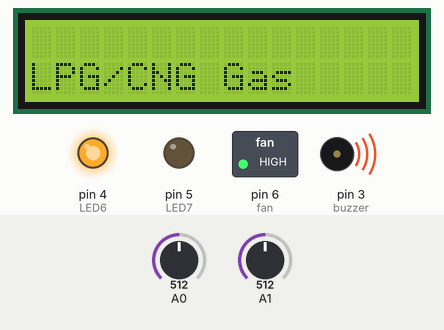
Recording of a sketch running on a simulated Arduino Uno, built with avr-gcc and run on an emulated ATmega328P. Shown: 16×2 character LCD, switched loads named in the sketch (green lamp = pin HIGH), output pins drawn as LEDs (lit = HIGH), buzzer (waves = sounding, pin HIGH). Inputs (shaded band) come from the test bench; at power-on: A1 = 512, A0 = 512. What the sketch prints to the serial monitor is not drawn.

Above: at 6.2 s.
6.3 s: A1 set to 528
At 14.8 s:
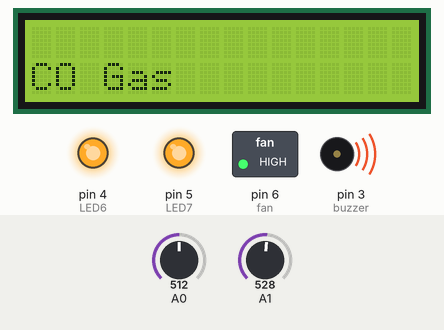
15.6 s: A0 set to 306
21.6 s: A1 set to 0
At 24.6 s:
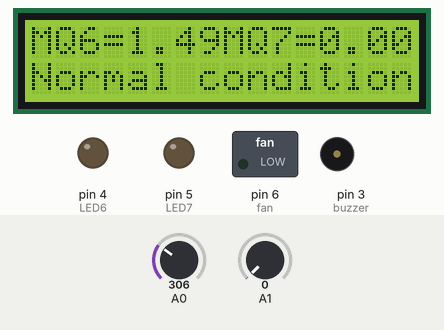
32.4 s: A1 set to 716
At 33.7 s:
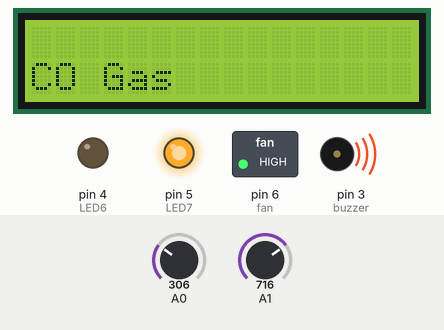
38.4 s: A1 set to 511
At 39.1 s:
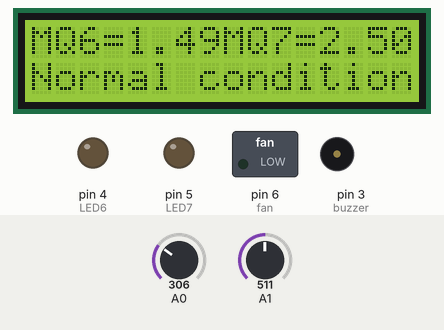
49.2 s: A0 set to 122
At 50.1 s:
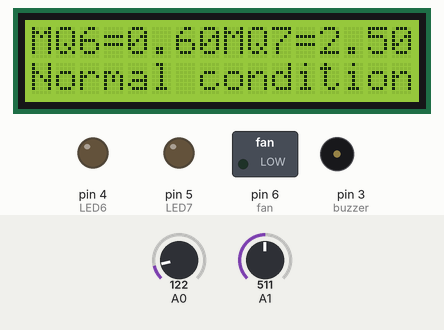
Timing chart, 0 to 52.2 s (numbered marks = the images above; inputs shaded):
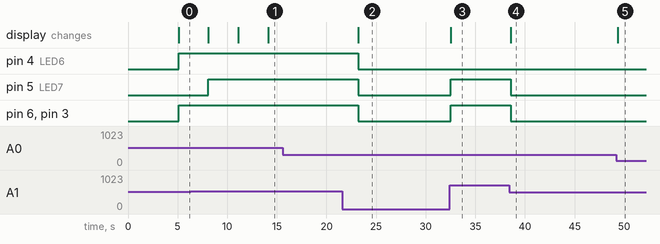

Measured:
- the behaviour switches between 512 and 513 on A1 (found by bisection; images 0 and 1)
- after the input at 6.3 s, the display: first differs from a run without the input after 7.8 s (image 1)
- after the input at 15.6 s, every drawn part: stays the same
- after the input at 21.6 s, pin 4 (LED6), pin 5 (LED7), pin 6 (fan), pin 3 (buzzer): HIGH → LOW after 1.6 s; the display: changes after 1.6 s (image 2)
- after the input at 32.4 s, pin 5 (LED7), pin 6 (fan), pin 3 (buzzer): LOW → HIGH after 0.13 s; the display: changes after 0.13 s (image 3)
- after the input at 38.4 s, pin 5 (LED7), pin 6 (fan), pin 3 (buzzer): HIGH → LOW after 0.19 s; the display: changes after 0.19 s (image 4)
- after the input at 49.2 s, the display: changes after 0.13 s (image 5)

The sketch:

LPG_CNG_CO_GAS_DETECTION.ino
```cpp
#include <LiquidCrystal.h>

float sensorVoltage,sensorValue,sensorVoltage1,sensorValue1;
float a=1.5, b=2.5;
int buzzer=3;
int LED6=4;
int LED7=5;
int fan=6;
LiquidCrystal lcd(13,12,11,10,9,8);

void setup()
{
   Serial.begin(9600);
   lcd.begin(16,2);
   pinMode(buzzer, OUTPUT);
   pinMode(LED6, OUTPUT);
   pinMode(LED7, OUTPUT);
   pinMode(fan, OUTPUT);
   lcd.clear();
   lcd.setCursor(0,0);
   lcd.print("Air Pollution");
   lcd.setCursor(0,1);
   lcd.print("Control System");
  delay(5000);
}
void loop()
{

  sensorValue = analogRead(A0);
  Serial.println(sensorValue);
  sensorVoltage = (sensorValue/1024)*5.0;
  Serial.print("MQ6 sensor voltage = ");
  Serial.print(sensorVoltage);
  Serial.println(" V    ");

  sensorValue1 = analogRead(A1);
  Serial.println(sensorValue1);
  sensorVoltage1 = (sensorValue1/1024)*5.0;
  Serial.print("MQ7 sensor voltage = ");
  Serial.print(sensorVoltage1);
  Serial.println(" V    ");
  lcd.clear();
  lcd.print("MQ6=");
  lcd.setCursor(4,0);
  lcd.print(sensorVoltage);
  lcd.setCursor(8,0);
  lcd.print("MQ7=");
  lcd.setCursor(12,0);
  lcd.print(sensorVoltage1);


  if(sensorVoltage>a || sensorVoltage1>b){
       lcd.setCursor(0,1);
       lcd.print("Gas detected");
       if(sensorVoltage>a){
        lcd.clear();
       lcd.setCursor(0,1);
       lcd.print("LPG/CNG Gas");
       digitalWrite(LED6, HIGH);
       digitalWrite(buzzer,HIGH);
       digitalWrite(fan, HIGH);
            delay(3000);
       }
       if(sensorVoltage1>b)
        lcd.clear();
       lcd.setCursor(0,1);
       lcd.print("CO Gas");
       digitalWrite(LED7, HIGH);
       digitalWrite(buzzer,HIGH);
       digitalWrite(fan, HIGH);
            delay(3000);
  }
   else {
       lcd.setCursor(0,1);
       lcd.print("Normal condition");
       digitalWrite(LED6, LOW);
       digitalWrite(LED7, LOW);
       digitalWrite(buzzer,LOW);
       digitalWrite(fan, LOW);
   }
}
```
